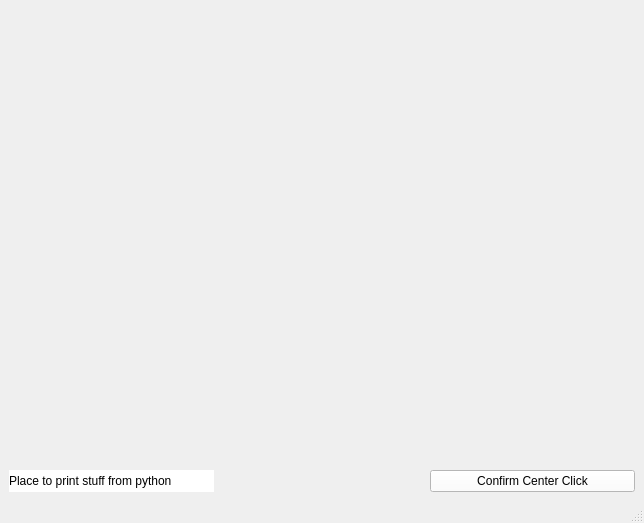
<?xml version="1.0" encoding="UTF-8"?>
<ui version="4.0">
 <class>Brachialanalyzer</class>
 <widget class="QMainWindow" name="Brachialanalyzer">
  <property name="geometry">
   <rect>
    <x>0</x>
    <y>0</y>
    <width>644</width>
    <height>523</height>
   </rect>
  </property>
  <property name="windowTitle">
   <string>MU Brachial Analyzer</string>
  </property>
  <property name="styleSheet">
   <string notr="true"/>
  </property>
  <widget class="QWidget" name="grid">
   <layout class="QGridLayout" name="gridLayout">
    <item row="3" column="0">
     <widget class="QLabel" name="print">
      <property name="styleSheet">
       <string notr="true">background-color:rgb(255, 255, 255)</string>
      </property>
      <property name="text">
       <string>Place to print stuff from python</string>
      </property>
     </widget>
    </item>
    <item row="3" column="2">
     <widget class="QPushButton" name="centerclick">
      <property name="styleSheet">
       <string notr="true">background-color:rgb(255, 255, 255)</string>
      </property>
      <property name="text">
       <string>Confirm Center Click</string>
      </property>
     </widget>
    </item>
    <item row="0" column="0" colspan="3">
     <widget class="QLabel" name="ultrasoundimage">
      <property name="text">
       <string/>
      </property>
      <property name="pixmap">
       <pixmap resource="ultrasound_image.qrc">:/ultrasound_image/frame0.jpg</pixmap>
      </property>
      <property name="scaledContents">
       <bool>true</bool>
      </property>
     </widget>
    </item>
   </layout>
  </widget>
  <widget class="QStatusBar" name="statusbar"/>
 </widget>
 <resources>
  <include location="ultrasound_image.qrc"/>
 </resources>
 <connections/>
</ui>
